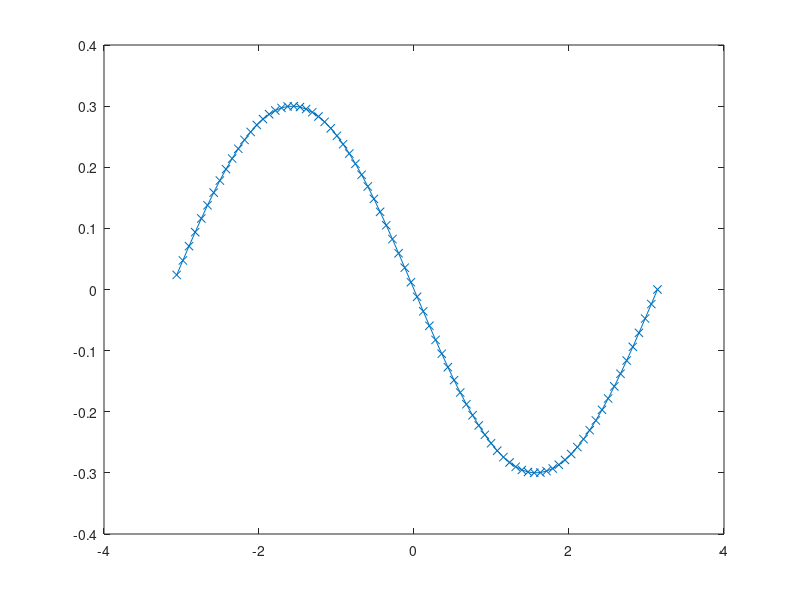

This figure's MATLAB source: (Note: this script raises an error after producing the figure.)
d = 1;
zk = 1.5;

nnode = 80;

ts = linspace(-pi/d,pi/d,nnode);
ts = ts(2:end);
ws = 1/(nnode-1);

xi = ts - 0.3i*sin(ts*d);
xip = 1 - 0.3i*d*cos(ts*d);

plot(real(xi),imag(xi),'x-')

src = []; src.r = [0.1;0.2];
targ = []; targ.r = [0.4;0.1];
% targ = []; targ.r = [0.4;1.2];

kern1 = kernel('hq','s',zk,xi,d);
val1 = (xip*kern1.eval(src,targ))*ws;

kern2 = kernel('h','s',zk);
val2 = kern2.eval(src,targ);

err1 = abs(val1-val2) / abs(val1);

h0qkern = kernel('hq','s',zk,xi,d);
k0qkern = kernel('hq','s',1i*zk,xi,d);

flex_kern_q = @(s,t) 1/(2*zk^2)*(h0qkern.eval(s,t) - k0qkern.eval(s,t));

val1 = xip*flex_kern_q(src,targ)*ws;

flex_kern = @(s,t) chnk.flex2d.kern(zk,s,t,'s');

val2 = flex_kern(src,targ);

abs(val1-val2)


%%
nplot = 120;
xx = linspace(-pi/d,pi/d,nplot);
[X,Y] = meshgrid(xx,xx);
xi_grid = X(:) + 1i*Y(:);
tic;
kern = flex_kernel(zk,xi_grid,d);
toc;

uval = kern.eval(src,targ);

%%

figure(1);clf
h = pcolor(X,Y, reshape(angle(uval),size(X))); h.EdgeColor = 'None';
hold on, 
plot(xi,'r-')
hold off
colormap('hsv')
colorbar


function fkern = flex_kernel(zk,xi,d)

fkern = 1/(2*zk^2)*(kernel('hq','s',zk,xi,d) - ...
    kernel('hq','s',1i*zk,xi,d));

end
